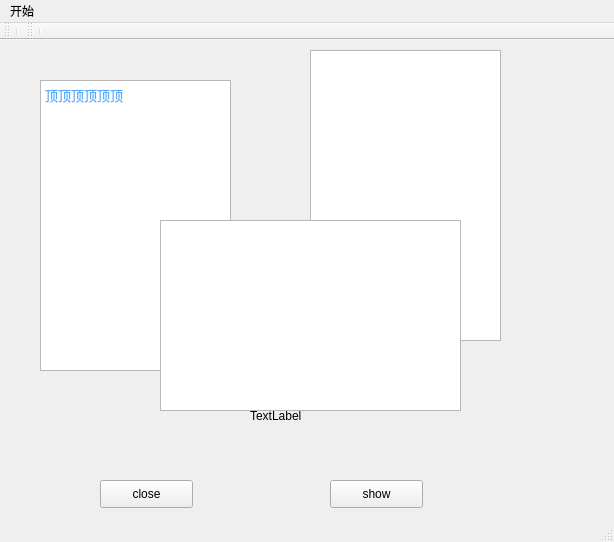
<?xml version="1.0" encoding="UTF-8"?>
<ui version="4.0">
 <class>MainWindow</class>
 <widget class="QMainWindow" name="MainWindow">
  <property name="geometry">
   <rect>
    <x>0</x>
    <y>0</y>
    <width>614</width>
    <height>542</height>
   </rect>
  </property>
  <property name="windowTitle">
   <string>MainWindow</string>
  </property>
  <property name="windowIcon">
   <iconset>
    <normaloff>C:/Users/Think/.designer/backup/02b616f2c3b0aa86ef0313f38a4bbe13.jpg</normaloff>C:/Users/Think/.designer/backup/02b616f2c3b0aa86ef0313f38a4bbe13.jpg</iconset>
  </property>
  <widget class="QWidget" name="centralwidget">
   <widget class="QPushButton" name="pushButton">
    <property name="geometry">
     <rect>
      <x>100</x>
      <y>440</y>
      <width>93</width>
      <height>28</height>
     </rect>
    </property>
    <property name="text">
     <string>close</string>
    </property>
   </widget>
   <widget class="QTextBrowser" name="textBrowser">
    <property name="geometry">
     <rect>
      <x>40</x>
      <y>40</y>
      <width>191</width>
      <height>291</height>
     </rect>
    </property>
    <property name="font">
     <font>
      <family>Agency FB</family>
      <pointsize>10</pointsize>
     </font>
    </property>
    <property name="styleSheet">
     <string notr="true">background-image: url(:/bbb/02b616f2c3b0aa86ef0313f38a4bbe13.jpg);</string>
    </property>
    <property name="html">
     <string>&lt;!DOCTYPE HTML PUBLIC &quot;-//W3C//DTD HTML 4.0//EN&quot; &quot;http://www.w3.org/TR/REC-html40/strict.dtd&quot;&gt;
&lt;html&gt;&lt;head&gt;&lt;meta name=&quot;qrichtext&quot; content=&quot;1&quot; /&gt;&lt;style type=&quot;text/css&quot;&gt;
p, li { white-space: pre-wrap; }
&lt;/style&gt;&lt;/head&gt;&lt;body style=&quot; font-family:'Agency FB'; font-size:10pt; font-weight:400; font-style:normal;&quot;&gt;
&lt;p style=&quot; margin-top:0px; margin-bottom:0px; margin-left:0px; margin-right:0px; -qt-block-indent:0; text-indent:0px;&quot;&gt;&lt;span style=&quot; color:#55aaff;&quot;&gt;顶顶顶顶顶顶&lt;/span&gt;&lt;/p&gt;&lt;/body&gt;&lt;/html&gt;</string>
    </property>
   </widget>
   <widget class="QTextBrowser" name="textBrowser_2">
    <property name="geometry">
     <rect>
      <x>310</x>
      <y>10</y>
      <width>191</width>
      <height>291</height>
     </rect>
    </property>
   </widget>
   <widget class="QPushButton" name="pushButton_2">
    <property name="geometry">
     <rect>
      <x>330</x>
      <y>440</y>
      <width>93</width>
      <height>28</height>
     </rect>
    </property>
    <property name="text">
     <string>show</string>
    </property>
   </widget>
   <widget class="QLabel" name="label">
    <property name="geometry">
     <rect>
      <x>250</x>
      <y>370</y>
      <width>54</width>
      <height>12</height>
     </rect>
    </property>
    <property name="text">
     <string>TextLabel</string>
    </property>
   </widget>
   <widget class="QGraphicsView" name="graphicsView">
    <property name="geometry">
     <rect>
      <x>160</x>
      <y>180</y>
      <width>301</width>
      <height>191</height>
     </rect>
    </property>
    <property name="styleSheet">
     <string notr="true">border-image: url(:/bbb/02b616f2c3b0aa86ef0313f38a4bbe13.jpg);</string>
    </property>
   </widget>
  </widget>
  <widget class="QMenuBar" name="menuBar">
   <property name="geometry">
    <rect>
     <x>0</x>
     <y>0</y>
     <width>614</width>
     <height>23</height>
    </rect>
   </property>
   <widget class="QMenu" name="menu">
    <property name="title">
     <string>开始</string>
    </property>
    <addaction name="action"/>
   </widget>
   <addaction name="menu"/>
  </widget>
  <widget class="QToolBar" name="dbend">
   <property name="mouseTracking">
    <bool>false</bool>
   </property>
   <property name="windowTitle">
    <string>toolBar_2</string>
   </property>
   <property name="inputMethodHints">
    <set>Qt::ImhDate</set>
   </property>
   <attribute name="toolBarArea">
    <enum>TopToolBarArea</enum>
   </attribute>
   <attribute name="toolBarBreak">
    <bool>false</bool>
   </attribute>
   <addaction name="separator"/>
  </widget>
  <widget class="QToolBar" name="toolBar">
   <property name="acceptDrops">
    <bool>true</bool>
   </property>
   <property name="windowTitle">
    <string>toolBar</string>
   </property>
   <property name="toolButtonStyle">
    <enum>Qt::ToolButtonFollowStyle</enum>
   </property>
   <attribute name="toolBarArea">
    <enum>TopToolBarArea</enum>
   </attribute>
   <attribute name="toolBarBreak">
    <bool>false</bool>
   </attribute>
   <addaction name="separator"/>
  </widget>
  <widget class="QStatusBar" name="statusBar"/>
  <action name="action">
   <property name="checkable">
    <bool>true</bool>
   </property>
   <property name="checked">
    <bool>true</bool>
   </property>
   <property name="text">
    <string>11111</string>
   </property>
   <property name="toolTip">
    <string>&lt;html&gt;&lt;head/&gt;&lt;body&gt;&lt;p&gt;111111111111111&lt;/p&gt;&lt;/body&gt;&lt;/html&gt;</string>
   </property>
  </action>
  <action name="action4444">
   <property name="checkable">
    <bool>true</bool>
   </property>
   <property name="text">
    <string>4444</string>
   </property>
   <property name="toolTip">
    <string>&lt;html&gt;&lt;head/&gt;&lt;body&gt;&lt;p&gt;uuuuunj&lt;/p&gt;&lt;/body&gt;&lt;/html&gt;</string>
   </property>
  </action>
 </widget>
 <resources>
  <include location="aaa.qrc"/>
 </resources>
 <connections>
  <connection>
   <sender>action</sender>
   <signal>changed()</signal>
   <receiver>MainWindow</receiver>
   <slot>slot1()</slot>
   <hints>
    <hint type="sourcelabel">
     <x>-1</x>
     <y>-1</y>
    </hint>
    <hint type="destinationlabel">
     <x>306</x>
     <y>270</y>
    </hint>
   </hints>
  </connection>
  <connection>
   <sender>menuBar</sender>
   <signal>triggered(QAction*)</signal>
   <receiver>MainWindow</receiver>
   <slot>close()</slot>
   <hints>
    <hint type="sourcelabel">
     <x>22</x>
     <y>9</y>
    </hint>
    <hint type="destinationlabel">
     <x>23</x>
     <y>68</y>
    </hint>
   </hints>
  </connection>
  <connection>
   <sender>pushButton</sender>
   <signal>clicked()</signal>
   <receiver>MainWindow</receiver>
   <slot>close()</slot>
   <hints>
    <hint type="sourcelabel">
     <x>167</x>
     <y>491</y>
    </hint>
    <hint type="destinationlabel">
     <x>237</x>
     <y>454</y>
    </hint>
   </hints>
  </connection>
 </connections>
 <slots>
  <slot>slot1()</slot>
 </slots>
</ui>
